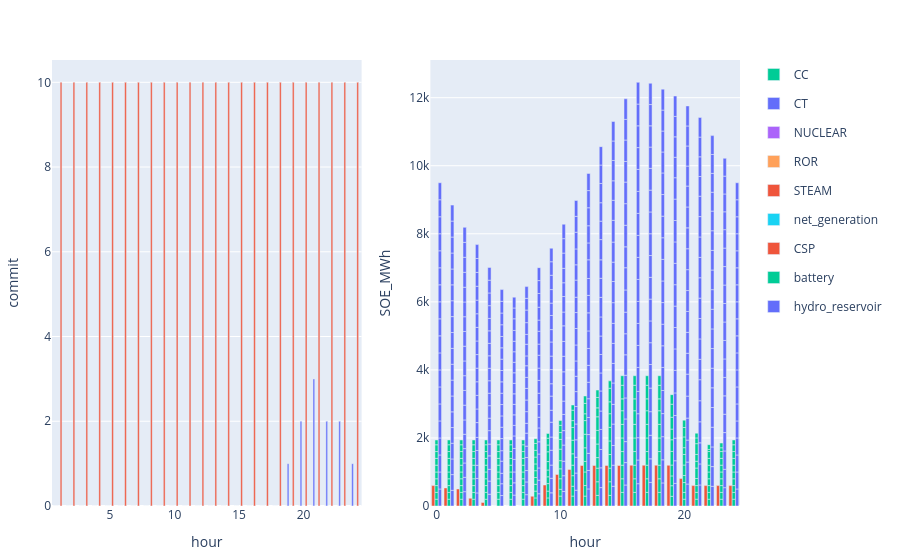

The notebook cell saved with this chart:
### Code cell
to_plot = commit_ed[(commit_ed.configuration .== config_) .&  (commit_ed.day .== day_) .&  (commit_ed.iteration .== iteration_),:] 
p1 = plot(to_plot, x = :hour, y = :commit,  kind = "bar", color = :resource, stackgroup = 1) #Layout(barmode="stack"))

to_plot = s_ed.storage[(s_ed.storage.configuration .== config_) .&  (s_ed.storage.day .== day_) .&  (s_ed.storage.iteration .== iteration_),:]
p2 = plot(to_plot, x = :hour , y = :SOE_MWh, color = :resource, kind = "bar", Layout(barmode="stack")) 
[p1 p2]

### Figure 1 — Plotly figure (JSON) as saved in the notebook; plotly's stock layout.template omitted (floating-point values rounded to 4 significant figures; data arrays with more than 128 entries replaced by an {"elided": "..."} marker saying what was removed)
{"data": [{"legendgroup": "CC", "marker": {"color": "#00cc96"}, "name": "CC", "showlegend": true, "stackgroup": 1, "type": "bar", "x": [1, 2, 3, 4, 5, 6, 7, 8, 9, 10, 11, 12, 13, 14, 15, 16, 17, 18, 19, 20, 21, 22, 23, 24], "xaxis": "x1", "y": [0, 0, 0, 0, 0, 0, 0, 0, 0, 0, 0, 0, 0, 0, 0, 0, 0, 0, 0, 0, 0, 0, 0, 0], "yaxis": "y1"}, {"legendgroup": "CT", "marker": {"color": "#636efa"}, "name": "CT", "showlegend": true, "stackgroup": 1, "type": "bar", "x": [1, 2, 3, 4, 5, 6, 7, 8, 9, 10, 11, 12, 13, 14, 15, 16, 17, 18, 19, 20, 21, 22, 23, 24], "xaxis": "x1", "y": [0, 0, 0, 0, 0, 0, 0, 0, 0, 0, 0, 0, 0, 0, 0, 0, 0, 0, 1, 2, 3, 2, 2, 1], "yaxis": "y1"}, {"legendgroup": "NUCLEAR", "marker": {"color": "#ab63fa"}, "name": "NUCLEAR", "showlegend": true, "stackgroup": 1, "type": "bar", "x": [1, 2, 3, 4, 5, 6, 7, 8, 9, 10, 11, 12, 13, 14, 15, 16, 17, 18, 19, 20, 21, 22, 23, 24], "xaxis": "x1", "y": [0, 0, 0, 0, 0, 0, 0, 0, 0, 0, 0, 0, 0, 0, 0, 0, 0, 0, 0, 0, 0, 0, 0, 0], "yaxis": "y1"}, {"legendgroup": "ROR", "marker": {"color": "#FFA15A"}, "name": "ROR", "showlegend": true, "stackgroup": 1, "type": "bar", "x": [1, 2, 3, 4, 5, 6, 7, 8, 9, 10, 11, 12, 13, 14, 15, 16, 17, 18, 19, 20, 21, 22, 23, 24], "xaxis": "x1", "y": [null, null, null, null, null, null, null, null, null, null, null, null, null, null, null, null, null, null, null, null, null, null, null, null], "yaxis": "y1"}, {"legendgroup": "STEAM", "marker": {"color": "#EF553B"}, "name": "STEAM", "showlegend": true, "stackgroup": 1, "type": "bar", "x": [1, 2, 3, 4, 5, 6, 7, 8, 9, 10, 11, 12, 13, 14, 15, 16, 17, 18, 19, 20, 21, 22, 23, 24], "xaxis": "x1", "y": [10, 10, 10, 10, 10, 10, 10, 10, 10, 10, 10, 10, 10, 10, 10, 10, 10, 10, 10, 10, 10, 10, 10, 10], "yaxis": "y1"}, {"legendgroup": "net_generation", "marker": {"color": "#19d3f3"}, "name": "net_generation", "showlegend": true, "stackgroup": 1, "type": "bar", "x": [1, 2, 3, 4, 5, 6, 7, 8, 9, 10, 11, 12, 13, 14, 15, 16, 17, 18, 19, 20, 21, 22, 23, 24], "xaxis": "x1", "y": [null, null, null, null, null, null, null, null, null, null, null, null, null, null, null, null, null, null, null, null, null, null, null, null], "yaxis": "y1"}, {"legendgroup": "CSP", "marker": {"color": "#EF553B"}, "name": "CSP", "showlegend": true, "type": "bar", "x": [1, 2, 3, 4, 5, 6, 7, 8, 9, 10, 11, 12, 13, 14, 15, 16, 17, 18, 19, 20, 21, 22, 23, 24, 0], "xaxis": "x2", "y": [531.7, 500.5, 229.5, 103.2, 0, 0, 0, 288.1, 617.1, 927.3, 1075.0, 1191.0, 1191.0, 1191.0, 1191.0, 1200, 1200, 1200, 1197.0, 806.1, 600, 600, 600, 600, 600], "yaxis": "y2"}, {"legendgroup": "battery", "marker": {"color": "#00cc96"}, "name": "battery", "showlegend": true, "type": "bar", "x": {"elided": "250 int values"}, "xaxis": "x2", "y": {"elided": "250 float values"}, "yaxis": "y2"}, {"legendgroup": "hydro_reservoir", "marker": {"color": "#636efa"}, "name": "hydro_reservoir", "showlegend": true, "type": "bar", "x": {"elided": "475 int values"}, "xaxis": "x2", "y": {"elided": "475 float values"}, "yaxis": "y2"}], "layout": {"margin": {"b": 50, "l": 50, "r": 50, "t": 60}, "xaxis1": {"anchor": "y1", "domain": [0, 0.45], "title": {"text": "hour"}}, "xaxis2": {"anchor": "y2", "domain": [0.55, 1], "title": {"text": "hour"}}, "yaxis1": {"anchor": "x1", "domain": [0, 1], "title": {"text": "commit"}}, "yaxis2": {"anchor": "x2", "domain": [0, 1], "title": {"text": "SOE_MWh"}}}}
